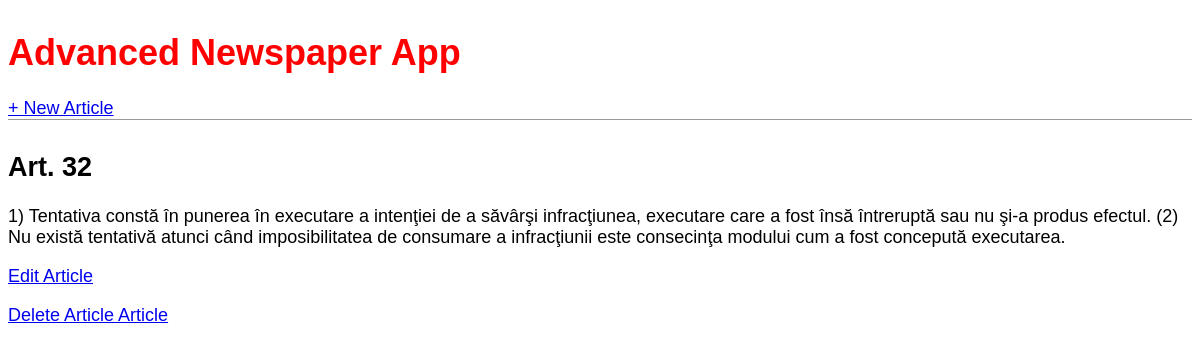
The app's page /article/1/ with its own data.
### news/models.py (models this page shows)
class Article(models.Model):
    title = models.CharField(max_length=200)
    author = models.ForeignKey(
             'auth.User',
            on_delete=models.CASCADE,
            )
    body = models.TextField()
    def __str__(self):
         return self.title
\
    def get_absolute_url(self):
        return reverse('article_detail', args=[str(self.id)])

### news/views.py (the view)
# urls.py: path('article/<int:pk>/', ArticleDetailView.as_view(),name='article_detail'),
class ArticleDetailView(DetailView):
    model = Article
    template_name = 'article_detail.html'

### templates/article_detail.html
{% extends 'base.html' %}
{% block content %}
<div class="article-entry">
<h2>{{ object.title }}</h2>
<p>{{ object.body }}</p>
</div>
<a href="{% url 'article_edit' article.pk %}"> Edit Article </a>
<p><a href="{% url 'article_delete' article.pk %}"> Delete Article Article</a></p>
{% endblock content %}

### Advanced_newspaper_app_project/static/base.css (style rules this page uses)
body { font-family: 'Source Sans Pro', sans-serif; font-size: 18px; }

### templates/base.html (style rules this page uses)
body { font-family: 'Crimson Pro', serif; font-size: 24px; }

### records on screen
Article: title "Art. 32", body "1) Tentativa constă în punerea în executare a intenţiei de a săvârşi infracţiunea, executare care a fost însă întreruptă sau nu şi-a produs efectul. (2) Nu există tentativă atunci când imposibilitatea de consumare a infracţiunii este consecinţa modului cum a fost concepută executarea."
